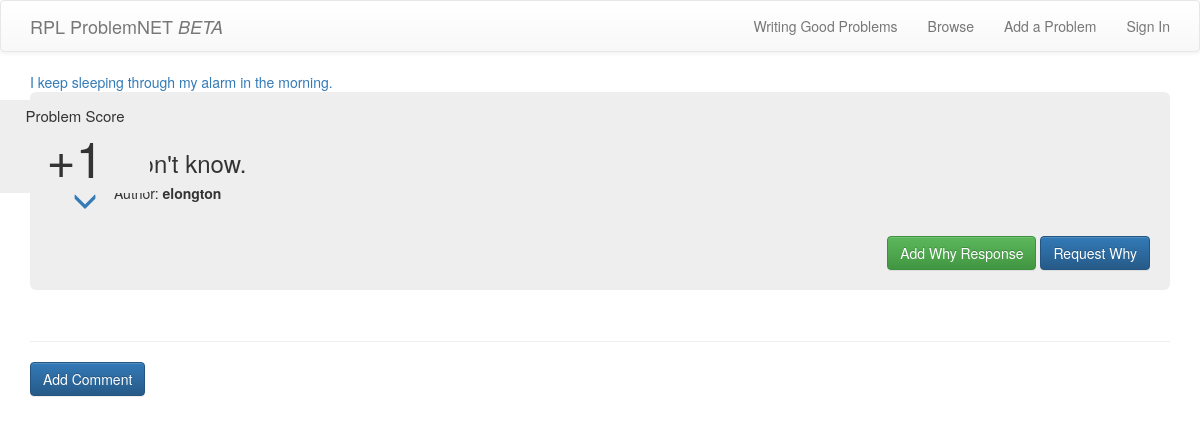
Page /problem/4/ on the earlier database version.
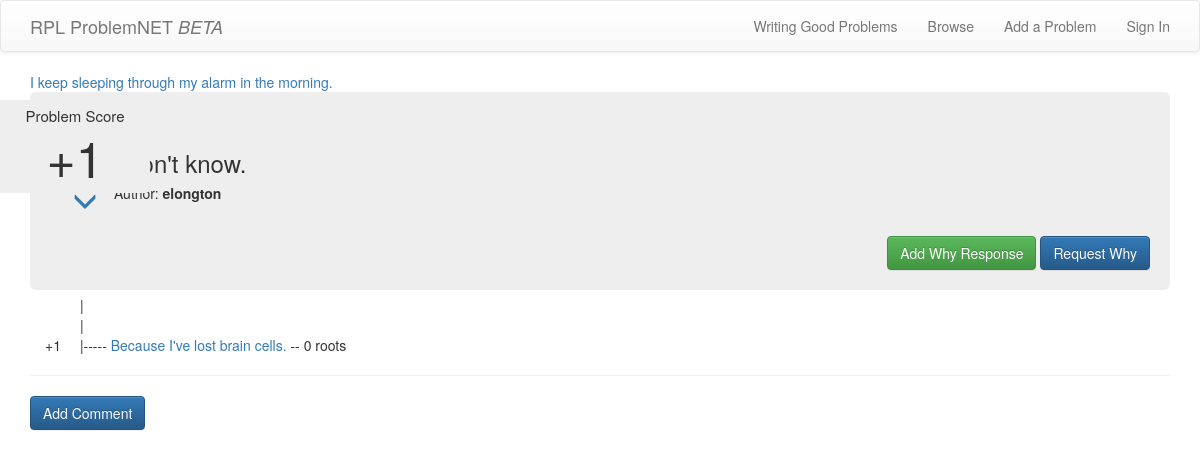
Same page on the later database version.
### problems/models.py (models this page shows, shortened)
class Problem(models.Model):
    author = models.ForeignKey(User)
    anonymous_author = models.BooleanField(default=False)
    problem = models.ForeignKey('self',related_name='problems', null=True)
    text = models.TextField()
    create_date = models.DateTimeField(default=timezone.now)
    upvotes = models.ManyToManyField(User, related_name='upvotes')
    downvotes = models.ManyToManyField(User, related_name='downvotes')
    in_response_to = models.TextField()
    def count_subproblems(self):
        def count_subs(problem):
            count = 0
            if problem.problems:
                for p in problem.problems.all():
                    count = count + 1
                    count = count + count_subs(p)
            return count
        return count_subs(self)
    def overall_votes(self):
        def recursive_upvotes(problem):
            upvotelist = self.upvotes.all()
            if problem.problems:
                for p in problem.problems.all():
                    upvotelist = list(set(list(upvotelist) + list(p.upvotes.all())))
                    upvotelist = list(set(list(upvotelist) + list(recursive_upvotes(p))))
            return upvotelist
        def recursive_downvotes(problem):
            downvotelist = self.downvotes.all()
            if problem.problems:
                for p in problem.problems.all():
                    downvotelist = list(set(list(downvotelist) + list(p.downvotes.all())))
                    downvotelist = list(set(list(downvotelist) + list(recursive_downvotes(p))))
            return downvotelist
        return len(recursive_upvotes(self)) - len(recursive_downvotes(self))
    def present_overall_votes(self):
        presenting_problem = self
        if self.has_parent() == True:
            has_parent = True
            problemloop = self
            while (has_parent == True):
                presenting_problem = problemloop.problem
                if problemloop.problem.has_parent():
                    has_parent = True
                    problemloop = problemloop.problem
                else:
                    has_parent = False
        return presenting_problem.overall_votes()
    def has_parent(self):
        if self.problem:
            return True
        else:
            return False
    def total_votes(self):
        return self.upvotes.count() - self.downvotes.count()

### problems/views.py (the view)
# urls.py: url(r'^problem/(?P<pk>\d+)/$', views.ProblemDetailView.as_view(), name='problem_detail'),
class ProblemDetailView(DetailView):
    model = models.Problem
    context_object_name = 'problem'
    template_name = 'problems/problem_detail.html'
    def get_context_data(self, **kwargs):
        ctx = super(ProblemDetailView, self).get_context_data(**kwargs)
        problem = get_object_or_404(models.Problem,pk=int(self.kwargs['pk']))
        ancestor_array = []
        if problem.has_parent() == True:
            has_parent = True
            problemloop = problem
            while (has_parent == True):
                ancestor_array.append(problemloop.problem)
                if problemloop.problem.has_parent():
                    has_parent = True
                    problemloop = problemloop.problem
                else:
                    has_parent = False
        ctx['ancestor_array'] = ancestor_array
        ctx['problem'] = problem
        return ctx

### problems/templates/problems/problem_detail.html (shortened to what this page needs)
{% extends "sitewide/base.html" %}
{% block content %}
{% if ancestor_array %}
  {% for root in ancestor_array %}
  <a href="{% url 'problems:problem_detail' pk=root.pk%}">{{root.text}}</a>
  <br>
  {% endfor %}
{% else %}
  <h2>Presenting Problem:</h2>
{% endif %}
  <div class="jumbotron problem_jumbo">
    <div class="detailproblem_item">
      <div class="list_upvotediv">
        <a class = "{% if user in problem.upvotes.all %}voted{%endif%}" {% if user.is_authenticated %} href="{% url 'problems:detailupvote' pk=problem.pk %}" {% else %} href="{% url "users:login" %}" {% endif %}>
          <div class="sub_upvotediv">
          </div>
        </a>
        <div class="sub_upvotediv">
          <span>{{problem.total_votes}}</span>
        </div>
        <a class = "{% if user in problem.downvotes.all %}voted{%endif%}" {% if user.is_authenticated %} href="{% url 'problems:detaildownvote' pk=problem.pk %}" {% else %} href="{% url "users:login" %}" {% endif %}>
          <div class="sub_upvotediv">
            <span class="glyphicon glyphicon-menu-down ticker"></span>
          </div>
        </a>
      </div>
      <div class="detailproblem_description">
        <h3>{{problem.text}}</h3>
        <h5>Author: <strong>{% if problem.anonymous_author %}anonymous{% else %}{{problem.author}}{%endif%}</strong></h5>
      </div>
    </div>
    {% if user == problem.author %}
      <div class="btn-addwhy">
        {% if problem.whys.all.count > 0 %}
          <div class="why_marker btn btn-primary"></div>
          {{problem.total_root_requests}}
        {% else %}
          <a class="btn btn-success" {% if user.is_authenticated %} href="{% url "problems:create" pk=problem.pk pk2=0 %}" {% else %} href="{% url "users:login" %}" {% endif %}>Add Why Response</a>
        {% endif %}
      </div>
    {% else %}
      <div class="btn-addwhy">
        {% if problem.whys.all.count > 0 %}
          <div class="why_marker btn btn-primary"><i class="fa fa-question-circle" aria-hidden="true"></i></div>
          {{problem.total_root_requests}}
        {% else %}
            <a class="btn btn-success" {% if user.is_authenticated %} href="{% url "problems:create" pk=problem.pk pk2=0 %}" {% else %}
            href="{% url "users:login" %}" {% endif %}>Add Why Response</a>
            <a class="btn {% if user in problem.root_requests.all %} btn-warning {% else %} btn-primary {% endif %} btn-addwhy" {% if user.is_authenticated %}
            href="{% url 'problems:addwhyrequest' pk=problem.pk%}" {% else %} href="{% url "users:login" %}" {% endif %}>
            {% if user in problem.root_requests.all %} Why Requested {% else %}Request Why {% endif %}
            </a>
        {% endif %}
      </div>
    {% endif %}
    <div class="detail_problem_weight">
      <div id='problem_score_title' class=''>
        Problem Score
      </div>
      <div id="problem_score_votes">
        {% if problem.present_overall_votes > 0%}
        +{{problem.present_overall_votes}}
        {%else%}
        {{problem.present_overall_votes}}
        {%endif%}
      </div>
    </div>
  </div>
{% if problem.problems.all.count > 0%}
<div class="root">
  |<br>
</div>
{% endif %}
<div class="row">
  <div class="col-sm-8">
    {% for sub in problem.problems.all %}
      <div class="subproblemvotesdiv">
        {% if sub.overall_votes > 0%}
        +{{sub.overall_votes}}
        {%else%}
        {{sub.overall_votes}}
        {%endif%}
      </div>
      <div class="subproblemsdiv ">
        |<br>
        |-----
        <a href="{% url 'problems:problem_detail' pk=sub.pk %}">{{sub.text}}</a>
        -- {{sub.count_subproblems}} roots
            <br>
      </div>
      <br>
    {% endfor %}
  </div>
  <div class="col-sm-4 ">
  </div>
</div>
<hr>
<a class="btn btn-primary btn-problem-comment" {% if user.is_authenticated %} href="{% url "problems:createcomment" pk=problem.pk %}"{% else %} href="{% url "users:login" %}" {% endif %}>Add Comment</a>
{% endblock %}

Differences in the rows shown:
added Problem: overall_votes "1", text "Because I've lost brain cells.", count_subproblems "0", shown under "Author: elongton"
